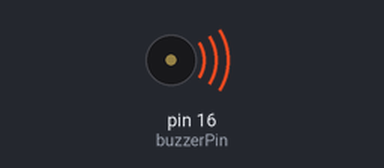
Bench run of a sketch on a simulated Arduino Uno, built with avr-gcc and run on an emulated ATmega328P. Shown: buzzer (waves = sounding).

Above: at 0.5 s.
At 11.7 s:
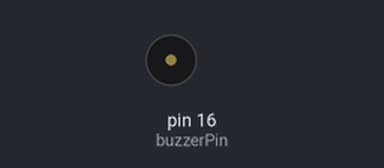
Timing chart, 0 to 16.5 s (numbered marks = the images above):
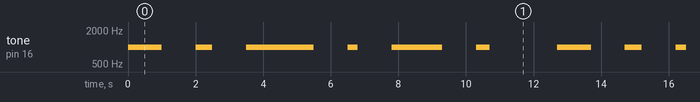

Measured:
- by itself, tone on pin 16 (buzzerPin): repeats every 12.7 s: silent 1.0 s, 1000 Hz 0.50 s, silent 1.0 s, 1000 Hz 2.0 s, silent 1.0 s, 1000 Hz 0.30 s, silent 1.0 s, 1000 Hz 1.5 s, silent 1.0 s, 1000 Hz 0.40 s, silent 2.0 s, 1000 Hz 1.0 s

The sketch:

Buzzer.ino
```cpp
// Broche pour le buzzer actif
#define buzzerPin 16

void setup() {
  // Initialise la broche du buzzer actif en tant que sortie
  pinMode(buzzerPin, OUTPUT);
}

void loop() {
  // Exemple de chaque fonction de base

  // 1. Activer le buzzer pour une durée de 1 seconde
  buzz(1000);
  delay(1000);

  // 2. Activer le buzzer pour une durée de 500 millisecondes
  buzz(500);
  delay(1000);

  // 3. Activer le buzzer pour une durée de 2 secondes
  buzz(2000);
  delay(1000);

  // 4. Activer le buzzer pour une durée de 300 millisecondes
  buzz(300);
  delay(1000);

  // 5. Activer le buzzer pour une durée de 1.5 secondes
  buzz(1500);
  delay(1000);

  // 6. Activer le buzzer pour une durée de 400 millisecondes
  buzz(400);
  delay(1000);

  // 7. Désactiver le buzzer
  noBuzz();
  delay(1000);
}

// Fonction pour activer le buzzer pendant une durée spécifiée en millisecondes
void buzz(unsigned int duration) {
  tone(buzzerPin, 1000); // Joue un signal à une fréquence de 1000 Hz sur la broche du buzzer
  delay(duration);       // Active le buzzer pendant la durée spécifiée
  noBuzz();              // Désactive le buzzer après la durée spécifiée
}

// Fonction pour désactiver le buzzer
void noBuzz() {
  noTone(buzzerPin); // Arrête de jouer le signal sur la broche du buzzer
}
```
